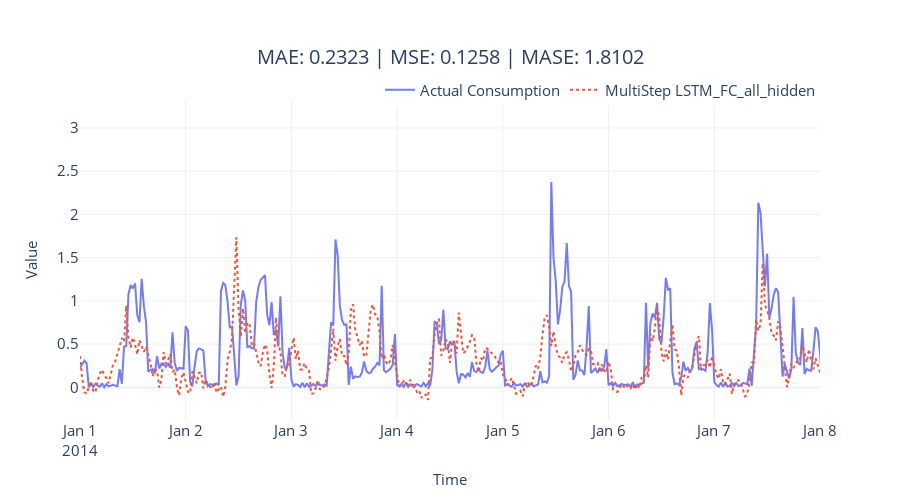

Write notebook code for a chart like this one.
### Code cell
fig = plot_forecast(pred_df, forecast_columns=[tag], forecast_display_names=[tag])
fig = format_plot(fig, title=f"MAE: {metrics['MAE']:.4f} | MSE: {metrics['MSE']:.4f} | MASE: {metrics['MASE']:.4f}")
fig.update_xaxes(type="date", range=["2014-01-01", "2014-01-08"])
fig.show()

### Figure 1 — Plotly figure (JSON) as saved in the notebook; plotly's stock layout.template omitted (floating-point values rounded to 4 significant figures; data arrays with more than 128 entries replaced by an {"elided": "..."} marker saying what was removed)
{"data": [{"line": {"color": "rgba(99,110,250,0.9)"}, "mode": "lines", "name": "Actual Consumption", "type": "scatter", "x": {"elided": "1488 str values"}, "y": {"elided": "1488 float values"}}, {"line": {"color": "rgba(239,85,59,1)", "dash": "dot"}, "mode": "lines", "name": "MultiStep LSTM_FC_all_hidden", "type": "scatter", "x": {"elided": "1488 str values"}, "y": {"elided": "1488 float values"}}], "layout": {"height": 500, "legend": {"font": {"size": 15}, "orientation": "h", "x": 1, "xanchor": "right", "y": 0.98, "yanchor": "bottom"}, "title": {"font": {"size": 20}, "text": "MAE: 0.2323 | MSE: 0.1258 | MASE: 1.8102", "x": 0.5, "xanchor": "center", "yanchor": "top"}, "width": 900, "xaxis": {"range": ["2014-01-01", "2014-01-08"], "tickfont": {"size": 15}, "title": {"font": {"size": 15}, "text": "Time"}, "type": "date"}, "yaxis": {"tickfont": {"size": 15}, "title": {"font": {"size": 15}, "text": "Value"}}}}
